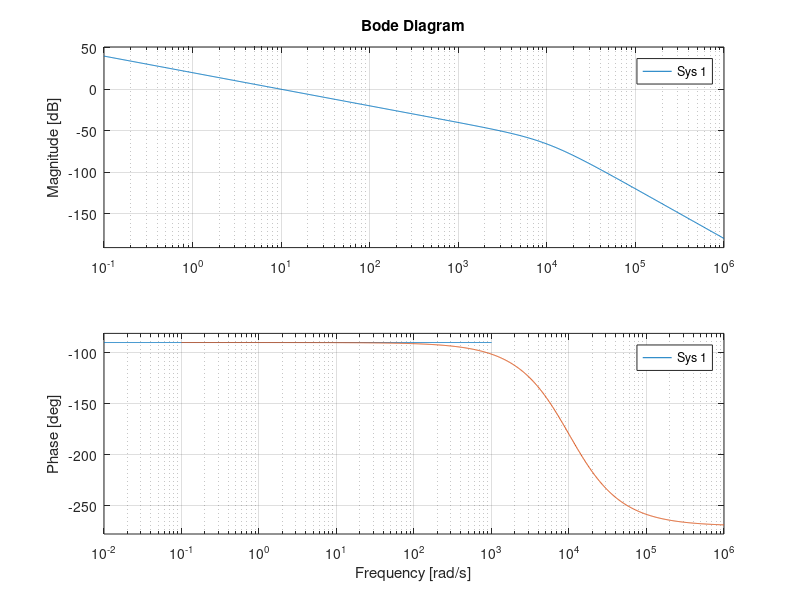
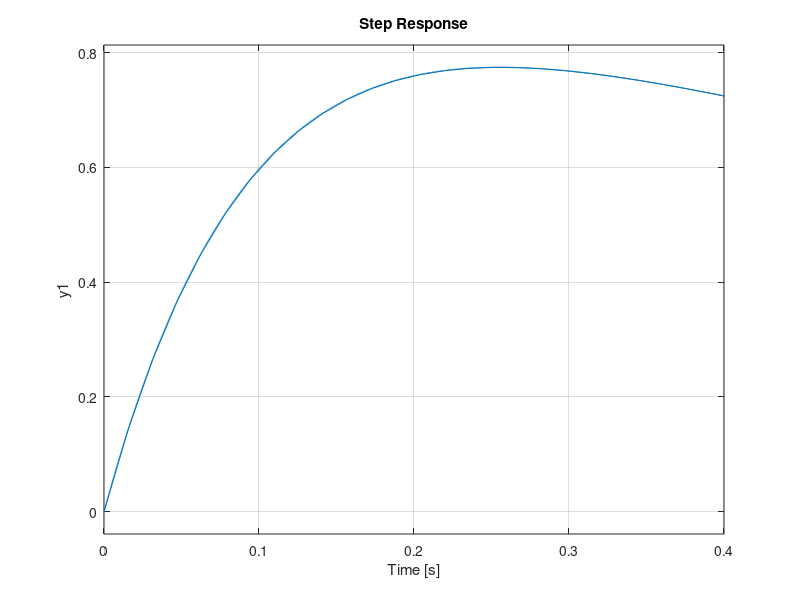

MATLAB code to generate these figures, in order:
clear all
close all

s = tf('s');
G = 20/((s + 1)*((s/20)^2+s/20+1));
Gd = 10/(s+1);

% wc = 3/0.2; %tr = 0.2s
wc = 10;    %attenuation Gd
phi0 = 60;      %D = 10%

w0 = 1000*wc;

Fy = wc/(s*G);
Fym = w0^2*Fy/(s+w0)^2;

bode(Fy*G);
hold on
bode(Fym*G);
figure
step(Gd*feedback(1,Fy*G));
hold on
step(Gd*feedback(1,Fym*G));
